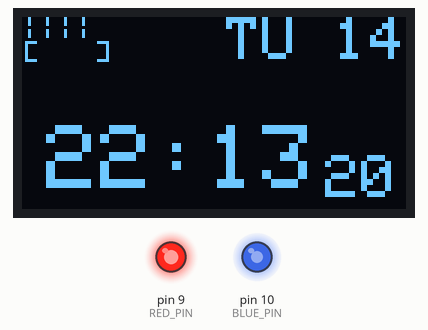
This sketch was run on a simulated Arduino Uno, built with avr-gcc and run on an emulated ATmega328P. Shown: 128×64 one-colour display, output pins drawn as LEDs (lit = HIGH). The local clock reads 2024-03-15 10:24:30 at power-on unless the sketch sets it.

Above: at 0.52 s.
At 10.05 s:
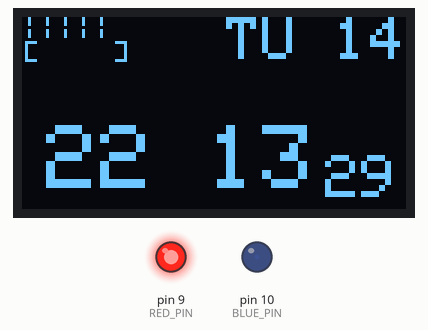
At 19.36 s:
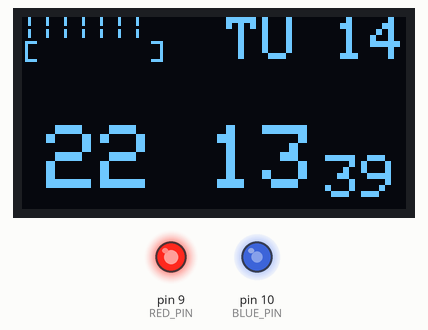
At 39.94 s:
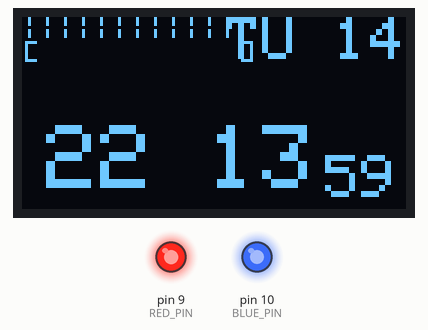
Timing chart, 0 to 40.0 s (numbered marks = the images above):
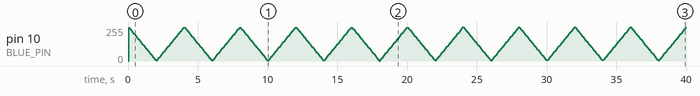

Measured:
- what the display in image 0 shows lasts 0.5 s, from 0.1 s to 0.6 s
- what the display in image 1 shows lasts 0.4 s, from 9.7 s to 10.1 s

The sketch:

sketch_sep10b.ino
```cpp
#include <Wire.h>
#include <Adafruit_GFX.h>
#include <Adafruit_SSD1306.h>
#include <RTClib.h>

// OLED setup
#define SCREEN_WIDTH 128
#define SCREEN_HEIGHT 64
Adafruit_SSD1306 display(SCREEN_WIDTH, SCREEN_HEIGHT, &Wire, -1);

// RTC
RTC_DS3231 rtc;

// Bicolor LED pins (Common Anode: LOW = ON)
#define RED_PIN 9
#define BLUE_PIN 10

// Colon blink
bool showColon = true;
unsigned long lastBlink = 0;
const long blinkInterval = 500;  // ms

// Slide control
int currentSlide = 1;
unsigned long slideStart = 0;
const unsigned long dateDisplayDuration = 15000;  // 15 seconds

// LED breathing animation modes
enum LedMode {
  MODE_BLUE_IDLE,
  MODE_PURPLE_TRANSITION
};

LedMode currentLedMode = MODE_BLUE_IDLE;
unsigned long lastModeChange = 0;
const unsigned long blueCycleDuration = 4000;    // 4 seconds per full cycle
const unsigned long purpleCycleDuration = 3000;  // 3 seconds per full cycle

// Guard to prevent repeat triggering on same minute
bool hasShownDateThisQuarter = false;

// -------------------- Utility Functions --------------------
String dayToString(uint8_t day) {
  switch (day) {
    case 0: return "SUN";
    case 1: return "MON";
    case 2: return "TUE";
    case 3: return "WED";
    case 4: return "THU";
    case 5: return "FRI";
    case 6: return "SAT";
    default: return "UNK";
  }
}

String monthToString(uint8_t month) {
  switch (month) {
    case 1: return "JAN";
    case 2: return "FEB";
    case 3: return "MAR";
    case 4: return "APR";
    case 5: return "MAY";
    case 6: return "JUN";
    case 7: return "JUL";
    case 8: return "AUG";
    case 9: return "SEP";
    case 10: return "OCT";
    case 11: return "NOV";
    case 12: return "DEC";
    default: return "UNK";
  }
}

// -------------------- LED Breathing --------------------
void updateLED() {
  unsigned long nowMillis = millis();
  unsigned long cycleDuration = (currentLedMode == MODE_BLUE_IDLE) ? blueCycleDuration : purpleCycleDuration;

  float progress = (nowMillis % cycleDuration) / (float)cycleDuration;
  float brightness = (progress < 0.5) ? (progress * 2.0) : (2.0 - progress * 2.0);
  int pwmValue = 255 - (int)(brightness * 255);  // Inverted for common anode

  if (currentLedMode == MODE_BLUE_IDLE) {
    analogWrite(RED_PIN, 255);        // OFF
    analogWrite(BLUE_PIN, pwmValue);  // Blue breathing
  } else if (currentLedMode == MODE_PURPLE_TRANSITION) {
    analogWrite(RED_PIN, pwmValue);  // Purple = Red + Blue
    analogWrite(BLUE_PIN, pwmValue);
  }
}

// -------------------- Setup --------------------
void setup() {
  Serial.begin(9600);

  if (!display.begin(SSD1306_SWITCHCAPVCC, 0x3C)) {
    Serial.println(F("SSD1306 allocation failed"));
    for (;;)
      ;
  }
  display.clearDisplay();
  display.display();

  if (!rtc.begin()) {
    Serial.println("Couldn't find RTC");
    while (1)
      ;
  }

  if (rtc.lostPower()) {
    Serial.println("RTC lost power, setting time!");
    rtc.adjust(DateTime(F(__DATE__), F(__TIME__)));
  }

  rtc.adjust(DateTime(F(__DATE__), F(__TIME__)));

  pinMode(RED_PIN, OUTPUT);
  pinMode(BLUE_PIN, OUTPUT);
  analogWrite(RED_PIN, 255);   // OFF
  analogWrite(BLUE_PIN, 255);  // OFF

  slideStart = millis();
}

// -------------------- Main Loop --------------------
void loop() {
  DateTime now = rtc.now();
  unsigned long currentMillis = millis();

  int currentMinute = now.minute();
  int currentSecond = now.second();
  bool isQuarter = (currentMinute % 15 == 0);

  // Blink colon every 500ms
  if (currentMillis - lastBlink >= blinkInterval) {
    lastBlink = currentMillis;
    showColon = !showColon;
  }

  // Start Date Slide if on a quarter
  if (isQuarter && !hasShownDateThisQuarter && currentSlide == 1 && currentSecond < 2) {
    currentSlide = 2;
    slideStart = currentMillis;
    currentLedMode = MODE_PURPLE_TRANSITION;
    lastModeChange = currentMillis;
    hasShownDateThisQuarter = true;
  }

  // Reset guard flag once we're past the quarter
  if (!isQuarter) {
    hasShownDateThisQuarter = false;
  }

  // Return to Time Slide after 15 seconds
  if (currentSlide == 2 && currentMillis - slideStart >= dateDisplayDuration) {
    currentSlide = 1;
    slideStart = currentMillis;
    currentLedMode = MODE_BLUE_IDLE;
    lastModeChange = currentMillis;
  }

  // Update LED animation
  updateLED();

  // Clear display
  display.clearDisplay();
  display.setTextColor(SSD1306_WHITE);

  if (currentSlide == 1) {
    // --- SLIDE 1: TIME VIEW ---
    display.setTextSize(1);
    int bars = map(now.second(), 0, 59, 0, 12);
    display.setCursor(0, 0);
    for (int i = 0; i < bars; i++) display.print("|");
    display.setCursor(0, 8);
    display.print("[");
    display.setCursor(bars * 6, 8);
    display.print("]");

    // Date (top-right)
    display.setTextSize(2);
    String shortDate = dayToString(now.dayOfTheWeek()).substring(0, 2) + " " + String(now.day());
    int16_t x1, y1;
    uint16_t w, h;
    display.getTextBounds(shortDate, 0, 0, &x1, &y1, &w, &h);
    display.setCursor(SCREEN_WIDTH - w, 0);
    display.print(shortDate);

    // Time (centered)
    char timeBuffer[6];
    snprintf(timeBuffer, sizeof(timeBuffer), "%02d%c%02d", now.hour(), showColon ? ':' : ' ', now.minute());
    char secBuffer[3];
    snprintf(secBuffer, sizeof(secBuffer), "%02d", now.second());

    display.setTextSize(3);
    display.getTextBounds(timeBuffer, 0, 0, &x1, &y1, &w, &h);
    int xMain = (SCREEN_WIDTH - (w + 22)) / 2;
    int yMain = SCREEN_HEIGHT - h - 4;
    display.setCursor(xMain, yMain);
    display.print(timeBuffer);

    display.setTextSize(2);
    int xSec = xMain + w + 3;
    int ySec = yMain + 10;
    display.setCursor(xSec, ySec);
    display.print(secBuffer);

  } else if (currentSlide == 2) {
    // --- SLIDE 2: DATE VIEW ---
    display.setTextSize(3);
    String topDate = dayToString(now.dayOfTheWeek()) + " " + String(now.day());
    int16_t x1, y1;
    uint16_t w, h;
    display.getTextBounds(topDate, 0, 0, &x1, &y1, &w, &h);
    display.setCursor((SCREEN_WIDTH - w) / 2, 12);
    display.print(topDate);

    display.setTextSize(2);
    String bottomDate = monthToString(now.month()) + " " + String(now.year());
    display.getTextBounds(bottomDate, 0, 0, &x1, &y1, &w, &h);
    display.setCursor((SCREEN_WIDTH - w) / 2, 42);
    display.print(bottomDate);

    display.drawLine(10, 8, SCREEN_WIDTH - 10, 8, SSD1306_WHITE);
    display.drawLine(10, SCREEN_HEIGHT - 8, SCREEN_WIDTH - 10, SCREEN_HEIGHT - 8, SSD1306_WHITE);
  }

  display.display();
  delay(50);  // Smooth rendering
}
```
